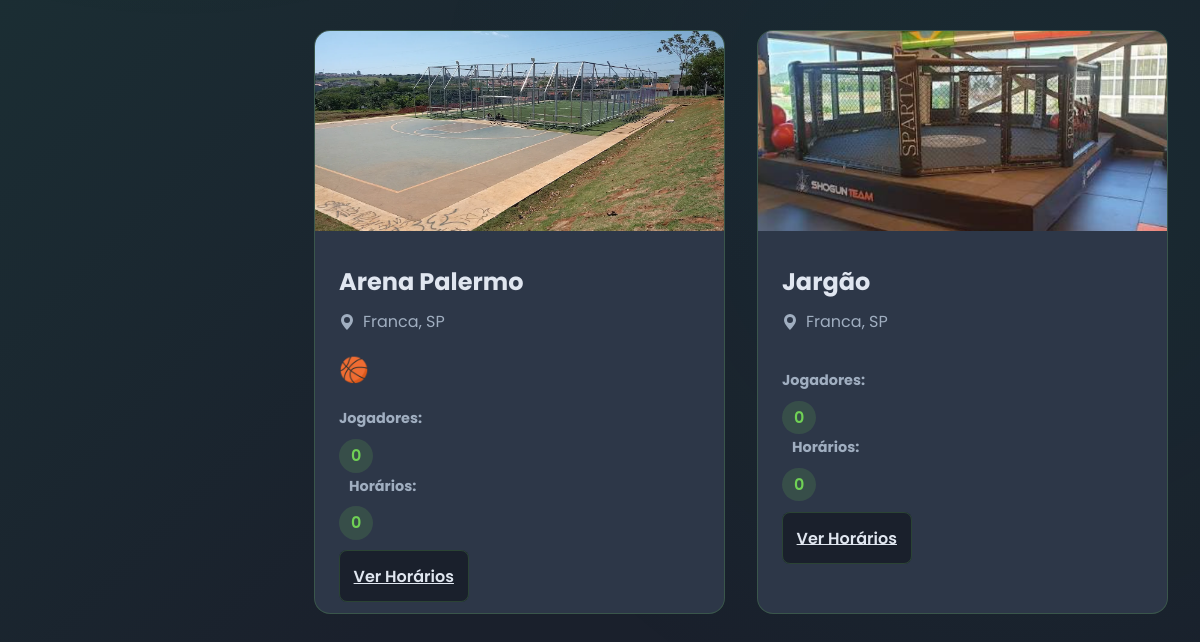
/explorar/ (lower part), run on an earlier commit of the app's database.
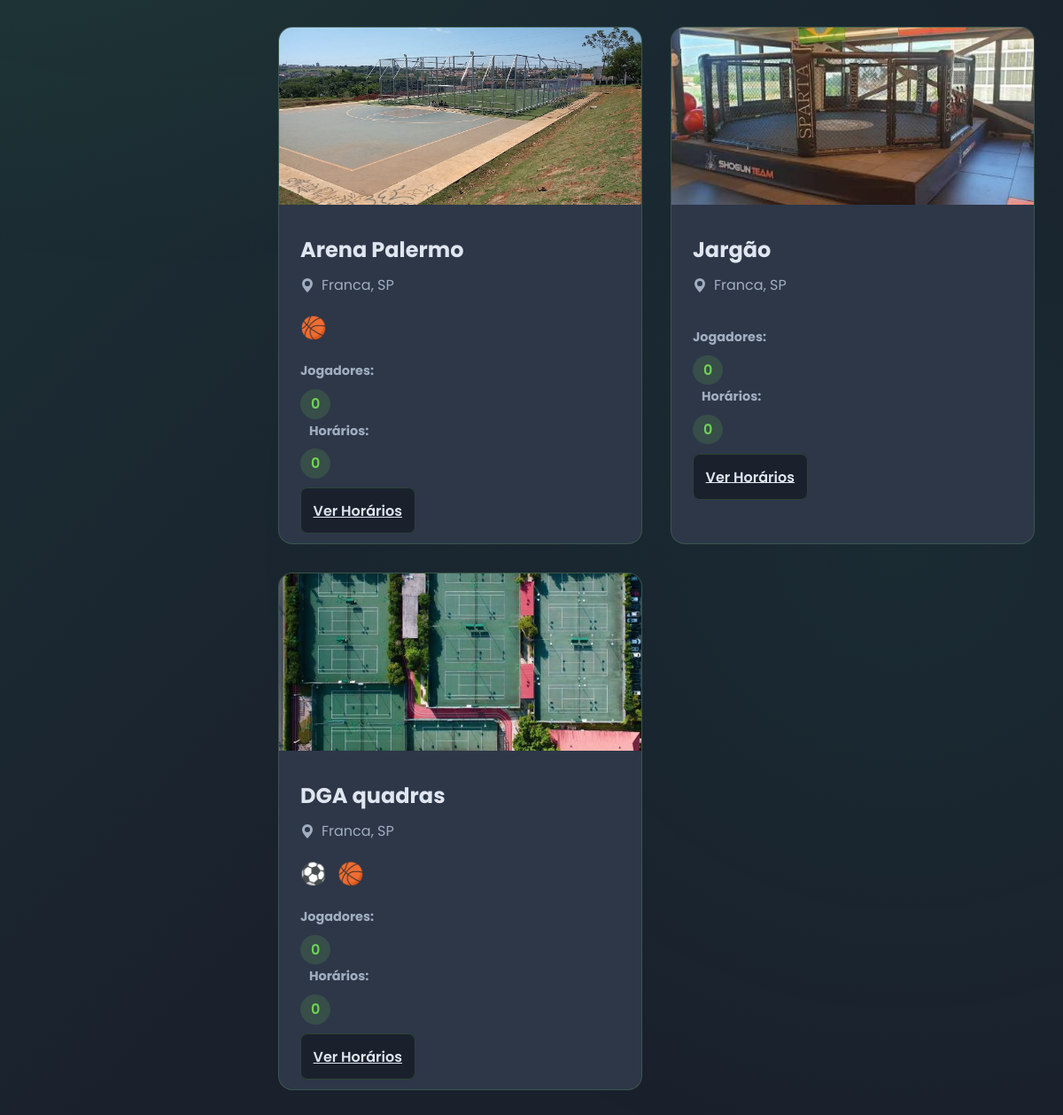
And on a later commit of the database.
### core/models.py (models this page shows, shortened)
class Quadra(models.Model):
    nome = models.CharField(max_length=200)
    descricao = models.TextField(blank=True, null=True)
    localizacao = models.CharField(max_length=255, blank=True, null=True)
    cidade = models.CharField(max_length=100, blank=True, null=True)
    estado = models.CharField(max_length=50, blank=True, null=True)
    esporte = models.CharField(max_length=200, blank=True, null=True)
    foto = models.CharField(max_length=500, blank=True, null=True)
    class Meta:
        db_table = 'quadras'
        verbose_name = 'Quadra'
        verbose_name_plural = 'Quadras'
    @property
    def lista_esportes(self):
        if self.esporte:
            return [e.strip() for e in self.esporte.split(',')]
        return []

### core/views.py (the view)
# urls.py: path('explorar/', views.explorar, name='explorar'),
def explorar(request):
    localidade_busca = request.GET.get('localidade', '').strip()
    esporte_busca = request.GET.get('esporte', '').strip()
    tipo_busca = request.GET.get('tipo', '').strip()  # Captura privada / publica
    qs = Quadra.objects.all()
    if localidade_busca:
        qs = qs.filter(Q(cidade__icontains=localidade_busca) | Q(estado__icontains=localidade_busca))
    if esporte_busca and esporte_busca != 'Todos':
        qs = qs.filter(esporte__icontains=esporte_busca)
    if tipo_busca and tipo_busca != 'todos':
        qs = qs.filter(tipo__iexact=tipo_busca)  # Certifique-se de ter o campo 'tipo' no Model Quadra
    return render(request, 'explorar.html', {
        'quadras': qs,
        'localidade_busca': localidade_busca,
        'esporte_busca': esporte_busca,
        'tipo_busca': tipo_busca,  # Devolve para manter o select selecionado
    })

### templates/explorar.html (shortened to what this page needs)
<!DOCTYPE html>
<html lang="pt-br">
<head>
    {% load static %}
    <link rel="stylesheet" href="{% static 'css/base.css' %}">
    <link rel="stylesheet" href="{% static 'css/explorar_fullscreen.css' %}">
</head>
<body>
    <div class="content-container">
        <div class="explorar-container">
            <main class="main-content">
                <div class="results-grid">
                    {% for quadra in quadras %}
                    <div class="court-card"
                         data-estado="{{ quadra.estado }}"
                         data-cidade="{{ quadra.cidade }}"
                         data-esportes="{{ quadra.lista_esportes|join:',' }}"
                         data-tipo="{{ quadra.tipo|default:"publica" }}"
                         data-ocupacao="{{ quadra.total_jogadores_agora|default:0 }}"
                         data-seguindo="{% if quadra.seguindo %}true{% else %}false{% endif %}">
                        <img src="{% static quadra.foto %}" alt="{{ quadra.nome }}">
                        <div class="card-details">
                            <h3>{{ quadra.nome }}</h3>
                            <p class="location"><svg xmlns="http://www.w3.org/2000/svg" width="16" height="16" fill="currentColor" viewBox="0 0 16 16"><path d="M8 16s6-5.686 6-10A6 6 0 0 0 2 6c0 4.314 6 10 6 10zm0-7a3 3 0 1 1 0-6 3 3 0 0 1 0 6z"/></svg> {{ quadra.cidade }}, {{ quadra.estado }}</p>
                            <div class="sports-icons">
                                {% if 'Futebol' in quadra.lista_esportes %}<span title="Futebol">⚽</span>{% endif %}
                                {% if 'Basquete' in quadra.lista_esportes %}<span title="Basquete">🏀</span>{% endif %}
                            </div>
                            <div class="schedule-info">
                                <strong>Jogadores:</strong>
                                <div class="time-slots">
                                    <span class="time-slot">{{ quadra.total_jogadores_agora|default:0 }}</span>
                                </div>
                                <strong style="margin-left: 10px;">Horários:</strong>
                                <div class="time-slots">
                                    <span class="time-slot">{{ quadra.total_horarios|default:0 }}</span>
                                </div>
                            </div>
                            <a href="{% url 'detalhes_quadra' quadra.id %}" class="details-btn">Ver Horários</a>
                        </div>
                    </div>
                    {% empty %}
                    <div id="sem-resultados" style="text-align: center; margin-top: 3rem; grid-column: 1 / -1; color: white;">
                        <h2>Nenhuma quadra encontrada</h2>
                        <p>Tente ajustar os filtros para encontrar mais resultados.</p>
                    </div>
                    {% endfor %}
                </div>
            </main>
        </div>
    </div>
</body>
</html>

What changed in the data, as far as the page shows it:
added Quadra: foto (picture), nome "DGA quadras", cidade "Franca", estado "SP", total_jogadores_agora "0", total_horarios "0"
